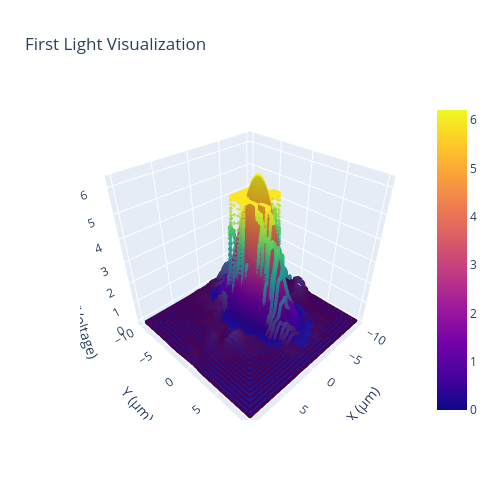

Notebook cell for this chart:
### Code cell
# Broad scan, femto detector
switch_route('1', '1')
ai_channel = 'ai0'
pm = PowermeterSystem('Dev1', 5e3, ai_channel) 
flc = FirstLightController(pm, stg) 

### Broad scan, can make it small scan with generate_linear_spiral((5, 5), 10)
stage = 'l'
line_numbers = [0, 1, 2]    # motion i/o for left XY, right XY, all Z (works assuming both fibers don't move at the same time)
speed = 7# 7                  # Speed setting from 0-9. Higher is only faster to a point.
# ai_channel = 'ai1'

broad_range = True
if broad_range == True:
    commands = flc.pgen.generate_linear_spiral((20, 20), 40)    # params are scan dimension (should be x,y) and number of steps., (10,10,20)
else:
    commands = flc.pgen.generate_linear_spiral((5, 5), 10)    # params are scan dimension (should be x,y) and number of steps., (10,10,20)
# commands = flc.pgen.generate_linear_spiral((10, 10), 20)    # params are scan dimension (should be x,y) and number of steps., (10,10,20)
result = flc.scan_path(stage, commands, speed, line_numbers, perform_regression = True)

datapoints = result['datapoints']

# Not plotting the distribution
fig = result['figure']

## Maximum point delta
max_point = datapoints[
    np.argmax(datapoints[:, 2])
][:2]
print(f"Maximum: {max_point}")

fig.show()

### Figure 1 — Plotly figure (JSON) as saved in the notebook; plotly's stock layout.template omitted (floating-point values rounded to 4 significant figures; data arrays with more than 128 entries replaced by an {"elided": "..."} marker saying what was removed)
{"data": [{"marker": {"color": {"elided": "38205 float values"}, "colorscale": [[0, "#440154"], [0.1111, "#482878"], [0.2222, "#3e4989"], [0.3333, "#31688e"], [0.4444, "#26828e"], [0.5556, "#1f9e89"], [0.6667, "#35b779"], [0.7778, "#6ece58"], [0.8889, "#b5de2b"], [1, "#fde725"]], "opacity": 0.8, "size": 2}, "mode": "markers", "name": "Datapoints", "type": "scatter3d", "x": {"elided": "38205 float values"}, "y": {"elided": "38205 float values"}, "z": {"elided": "38205 float values"}}, {"type": "surface", "x": {"elided": "100x100 float values"}, "y": {"elided": "100x100 float values"}, "z": {"elided": "100x100 float values"}}], "layout": {"autosize": true, "height": 500, "scene": {"aspectmode": "cube", "xaxis": {"title": {"text": "X (μm)"}}, "yaxis": {"title": {"text": "Y (μm)"}}, "zaxis": {"title": {"text": "Radiant Power (Voltage)"}}}, "title": {"text": "First Light Visualization"}, "width": 500, "yaxis": {"scaleanchor": "x", "scaleratio": 1}}}
